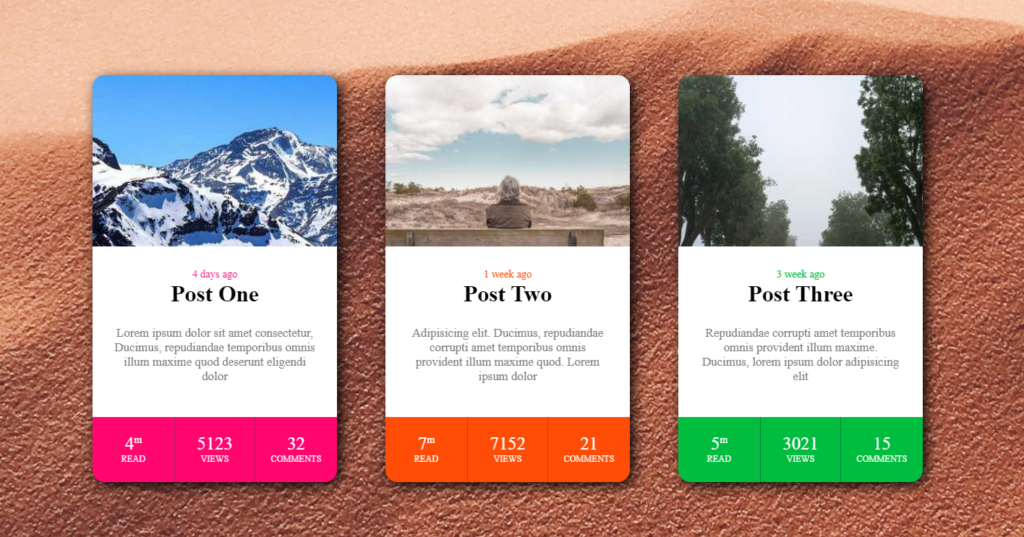
#> input picture 2024-SE-38-LAB02/dip-lab-02/Day 7 task.png, 1024 x 537 px
$ python lab02.py
#> lines starting #> are read from the running program, lines starting #| are printed output that depends on the picture
import cv2 as cv
import numpy as np
import matplotlib.pyplot as plt

# STEP 2: Load the image
image = cv.imread("Day 7 task.png")
#> image is the input picture: shape (537, 1024, 3); mean B, G, R 143.4, 152.9, 184.2

if image is None:
    raise FileNotFoundError(
        "Image not found. Put your image in this folder and check its filename."
    )

print("\n--- STEP 2: IMAGE LOADING ---")
print("Image Shape (height, width, channels):", image.shape)
#| Image Shape (height, width, channels): (537, 1024, 3)
print("Image Data Type:", image.dtype)
#| Image Data Type: uint8

# STEP 3: Inspect the image
height, width, channels = image.shape
#> height = 537; width = 1024; channels = 3

print("\n--- STEP 3: IMAGE INSPECTION ---")
print("Height:", height)
#| Height: 537
print("Width:", width)
#| Width: 1024
print("Number of Channels:", channels)
#| Number of Channels: 3
print("Top-left Pixel (BGR):", image[0, 0])
#| Top-left Pixel (BGR): [154 185 236]

center_y = height // 2
#> center_y = 268
center_x = width // 2
#> center_x = 512
print("Center Pixel (BGR):", image[center_y, center_x])
#| Center Pixel (BGR): [255 255 255]
print("Global Minimum:", image.min())
#| Global Minimum: 0
print("Global Maximum:", image.max())
#| Global Maximum: 255
print("Blue Channel Min/Max:",
      image[:, :, 0].min(), image[:, :, 0].max())
#| Blue Channel Min/Max: 0 255
print("Green Channel Min/Max:",
      image[:, :, 1].min(), image[:, :, 1].max())
#| Green Channel Min/Max: 0 255
print("Red Channel Min/Max:",
      image[:, :, 2].min(), image[:, :, 2].max())
#| Red Channel Min/Max: 0 255

# STEP 4: Convert colors and separate channels
rgb = cv.cvtColor(image, cv.COLOR_BGR2RGB)
gray = cv.cvtColor(image, cv.COLOR_BGR2GRAY)
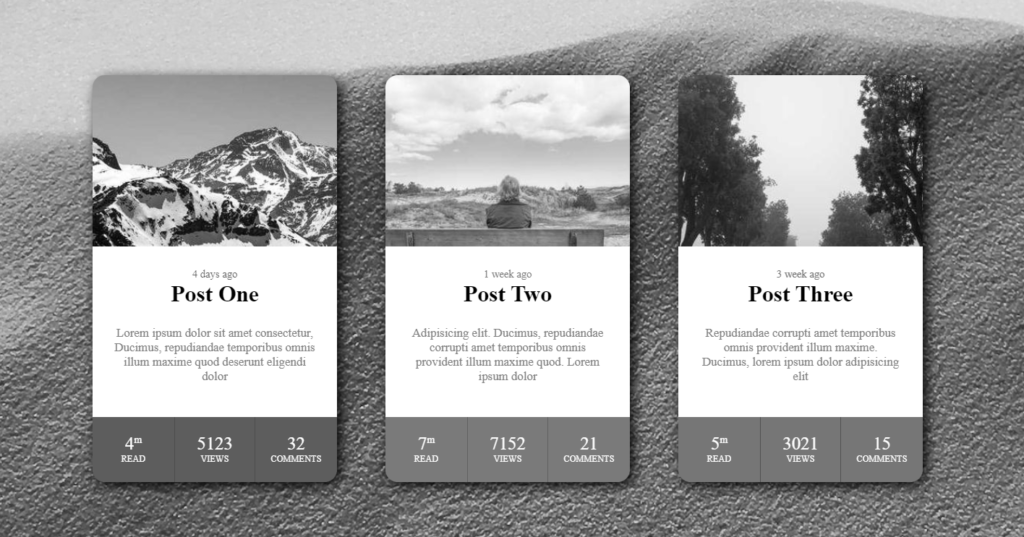
#> gray: shape (537, 1024); min 0, max 255, mean 161.2

red = rgb[:, :, 0]
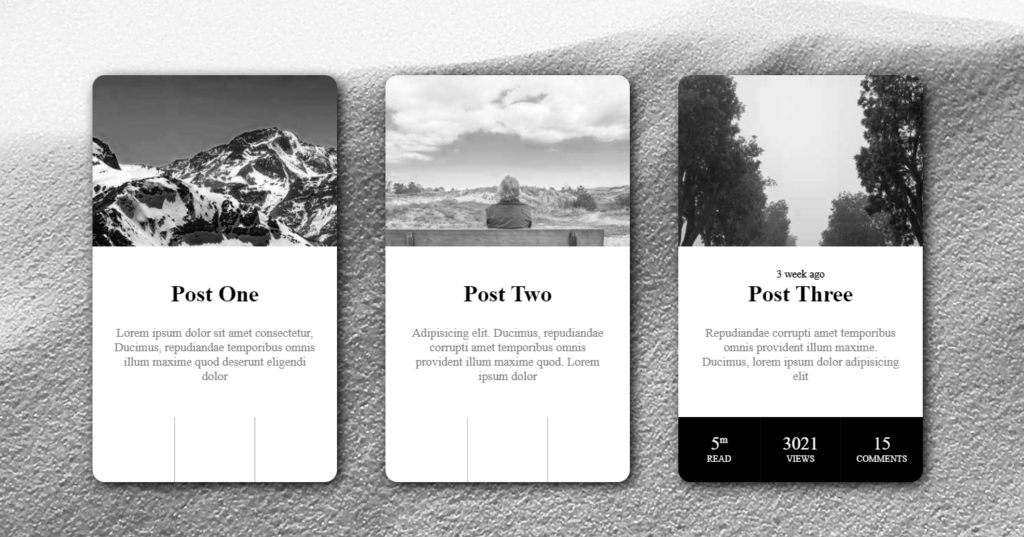
#> red: shape (537, 1024); min 0, max 255, mean 184.2
green = rgb[:, :, 1]
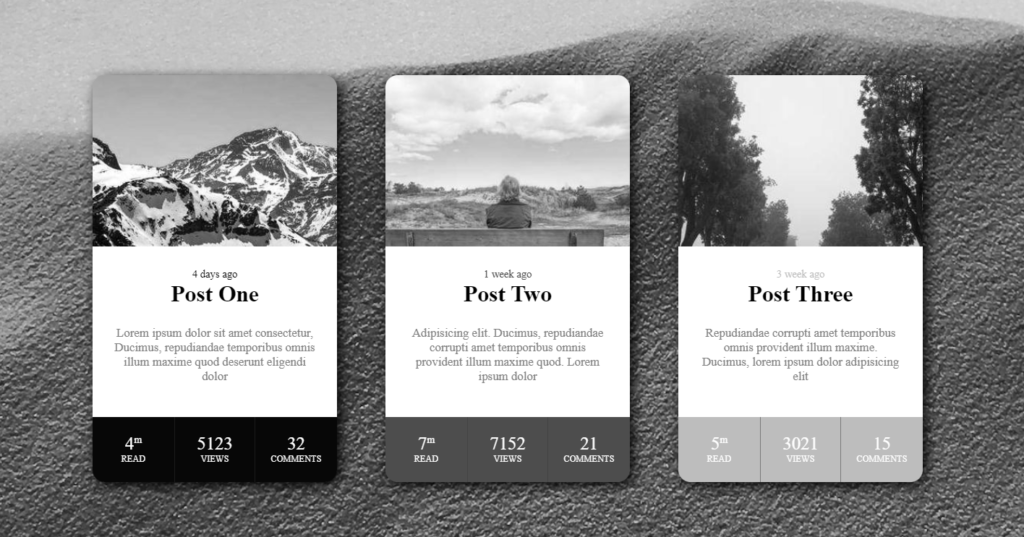
#> green: shape (537, 1024); min 0, max 255, mean 152.9
blue = rgb[:, :, 2]
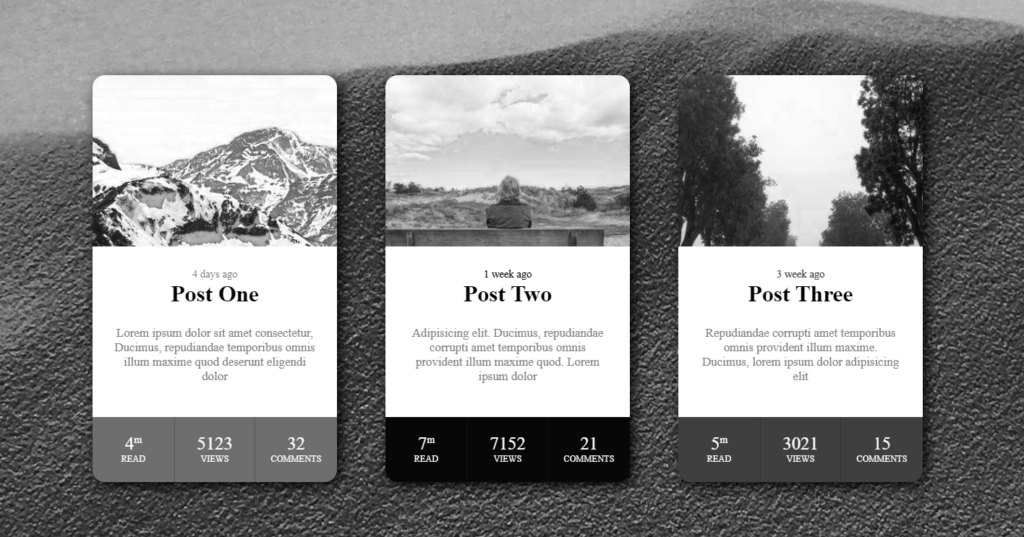
#> blue: shape (537, 1024); min 0, max 255, mean 143.4

print("\n--- STEP 4: COLOR ANALYSIS ---")
fig, axes = plt.subplots(2, 3, figsize=(12, 8))
axes[0, 0].imshow(rgb)
axes[0, 0].set_title("RGB Image")
axes[0, 1].imshow(red, cmap="gray")
axes[0, 1].set_title("Red Channel")
axes[0, 2].imshow(green, cmap="gray")
axes[0, 2].set_title("Green Channel")
axes[1, 0].imshow(blue, cmap="gray")
axes[1, 0].set_title("Blue Channel")
axes[1, 1].imshow(gray, cmap="gray")
axes[1, 1].set_title("Grayscale Image")
axes[1, 2].imshow(image)
axes[1, 2].set_title("Unconverted BGR Display")

for ax in axes.flat:
    ax.axis("off")
plt.tight_layout()
plt.show()
#> figure, not shown here; B, G, R data is drawn as R, G, B

center_rgb = rgb[center_y, center_x]
#> center_rgb = [255, 255, 255]
hex_color = "#{:02X}{:02X}{:02X}".format(
    int(center_rgb[0]), int(center_rgb[1]), int(center_rgb[2])
)
#> hex_color = '#FFFFFF'
print("Center Pixel RGB:", center_rgb)
#| Center Pixel RGB: [255 255 255]
print("Center Pixel HEX:", hex_color)
#| Center Pixel HEX: #FFFFFF

# STEP 5: Crop, resize, and save
print("\n--- STEP 5: CROP, RESIZE, AND SAVE ---")
# The assignment requires an image of at least 300 x 300 pixels.
y_start, x_start = 50, 50
crop = image[y_start:y_start + 100, x_start:x_start + 100]
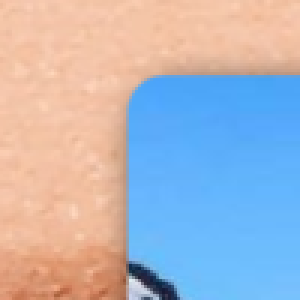
#> crop: shape (100, 100, 3) (shown 3 times larger); mean B, G, R 194.6, 181.6, 176.7
print("Crop Shape:", crop.shape)
#| Crop Shape: (100, 100, 3)

if crop.shape[:2] != (100, 100):
    raise ValueError("Crop is not 100 x 100. Check the input image dimensions.")

resized = cv.resize(crop, (200, 200))
print("Resized Image Shape:", resized.shape)
#| Resized Image Shape: (200, 200, 3)

crop_rgb = cv.cvtColor(crop, cv.COLOR_BGR2RGB)
resized_rgb = cv.cvtColor(resized, cv.COLOR_BGR2RGB)

fig, axes = plt.subplots(1, 3, figsize=(12, 4))
axes[0].imshow(rgb)
axes[0].set_title("Original Image")
axes[1].imshow(crop_rgb)
axes[1].set_title("100 x 100 Crop")
axes[2].imshow(resized_rgb)
axes[2].set_title("200 x 200 Resized Crop")
for ax in axes:
    ax.axis("off")
plt.tight_layout()
plt.show()

resized_bgr = cv.cvtColor(resized_rgb, cv.COLOR_RGB2BGR)
saved = cv.imwrite("resized_crop.png", resized_bgr)
print("Was resized_crop.png saved successfully?", saved)
#| Was resized_crop.png saved successfully? True

# STEP 6: Create a grayscale histogram
print("\n--- STEP 6: GRAYSCALE HISTOGRAM ---")
gray_flat = gray.ravel()
plt.figure(figsize=(8, 5))
plt.hist(gray_flat, bins=256, range=(0, 256))
plt.title("Grayscale Image Histogram")
plt.xlabel("Pixel Intensity (0 = Black, 255 = White)")
plt.ylabel("Number of Pixels")
plt.tight_layout()
plt.savefig("grayscale_histogram.png")
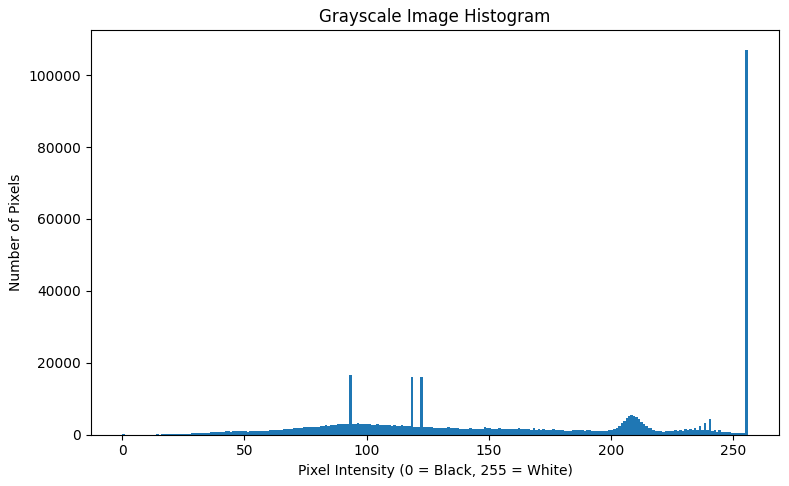
#> figure drawn by matplotlib, 1 panel; tallest bar 107087 high, from x = 255 to 256
plt.show()
print("Histogram saved as grayscale_histogram.png")
print("Report note: Inspect the histogram and explain whether the image")
print("is mainly dark, mainly bright, or has a broad/balanced distribution.")

# STEP 7: Demonstrate bit depth
print("\n--- STEP 7: BIT DEPTH ---")
gradient = np.arange(256, dtype=np.uint8).reshape(1, 256)

def quantize(image_array, bits):
    levels = 2 ** bits
    scaled = np.round(
        image_array.astype(np.float32) / 255 * (levels - 1)
    ) * (255 / (levels - 1))
    return scaled.astype(np.uint8)

gradient_1bit = quantize(gradient, 1)
gradient_2bit = quantize(gradient, 2)
gradient_4bit = quantize(gradient, 4)

fig, axes = plt.subplots(4, 1, figsize=(10, 5))
gradients = [
    (gradient, "Original 8-bit Gradient"),
    (gradient_1bit, "1-bit Gradient"),
    (gradient_2bit, "2-bit Gradient"),
    (gradient_4bit, "4-bit Gradient"),
]
for ax, (grad, title) in zip(axes, gradients):
    ax.imshow(grad, cmap="gray", vmin=0, vmax=255, aspect="auto")
    ax.set_title(title)
    ax.axis("off")
plt.tight_layout()
plt.show()
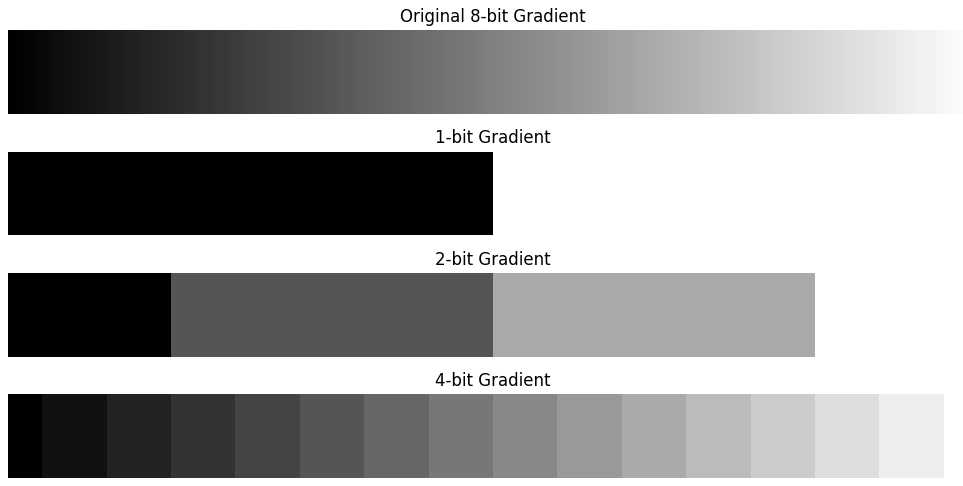
#> figure drawn by matplotlib, 4 panels

print("8-bit Unique Values:", len(np.unique(gradient)))
print("1-bit Unique Values:", len(np.unique(gradient_1bit)))
print("2-bit Unique Values:", len(np.unique(gradient_2bit)))
print("4-bit Unique Values:", len(np.unique(gradient_4bit)))

print("\n--- TASK COMPLETE ---")
print("Check that resized_crop.png and grayscale_histogram.png exist.")
print("Remember to capture screenshots and write your own report explanations.")
